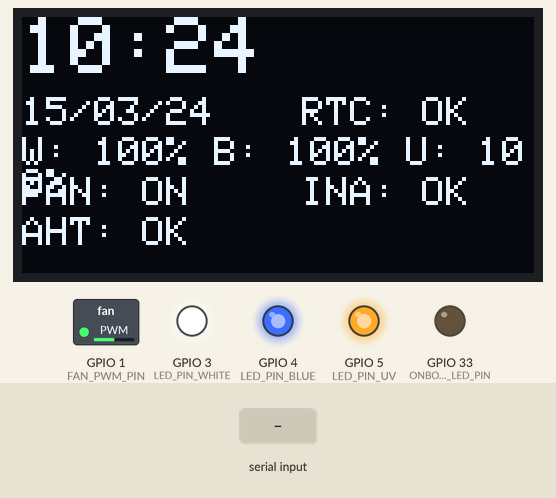
Simulated run of this program. Board: ESP32-S2. Shown: 128×64 one-colour display, switched loads named in the program (green lamp = pin HIGH), output pins drawn as LEDs (lit = HIGH). Dashed ring = blinking. The inputs (shaded band) are chosen by the test bench. The local clock reads 2024-03-15 10:24:30 at power-on unless the program sets it; what the program prints to the serial monitor is not drawn.

Above: at 6.2 s.
6.3 s: "SETTIME\n" received over Serial
7.8 s: "HELP\n" received over Serial
At 31.7 s:
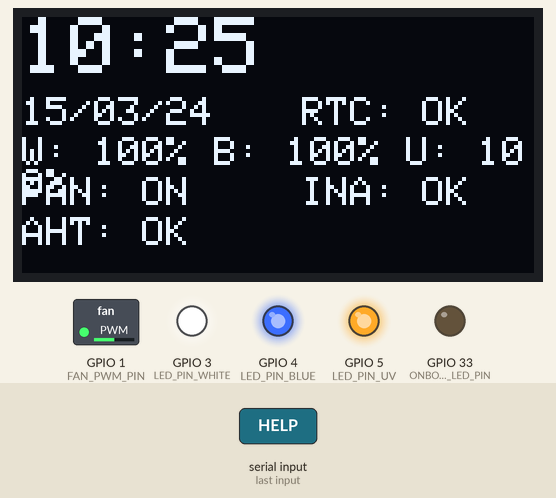
At 60.12 s:
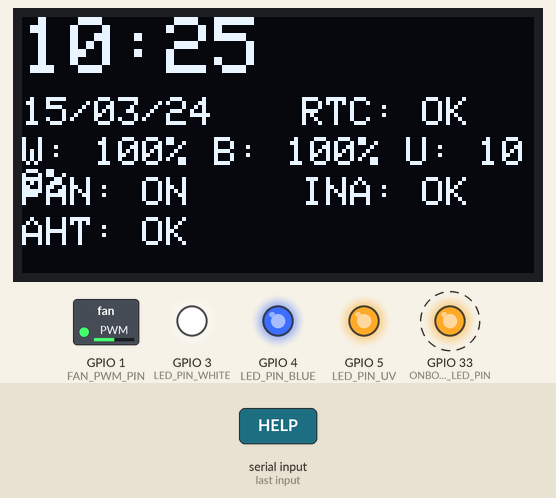
Timing chart, 0 to 61.5 s (numbered marks = the images above; inputs shaded):
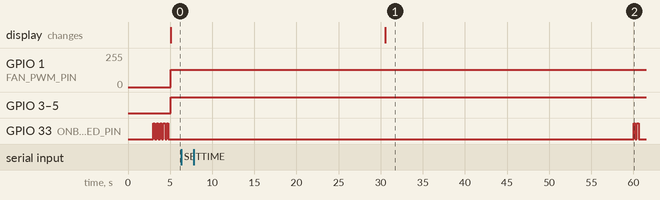

The program:

main.cpp
```cpp
#include <Arduino.h>
#include <RTClib.h>
#include "HardwareManager.h"
#include "Scheduler.h"
#include "config.h"

// --- Global Objects ---
HardwareManager hw;
Scheduler scheduler;
unsigned long lastHeartbeatTime = 0;

// --- Helper: Parsing Time Command ---
void setTimeFromSerial(const char* timeStr) {
    // Format yang diharapkan: SETTIME <HH> <MM> <SS> <DD> <MM> <YY>
    uint8_t H, M, S, D, Mo, Y;

    if (sscanf(timeStr, "%hhu %hhu %hhu %hhu %hhu %hhu",
        &H, &M, &S, &D, &Mo, &Y) == 6) {

        DateTime newTime(Y + 2000, Mo, D, H, M, S);
        hw.setRTCTime(newTime);
    } else {
        Serial.println("ERROR: Format SETTIME salah. Gunakan: SETTIME HH MM SS DD MM YY");
    }
}

// --- Serial Command Handler ---
void handleSerialCommands() {
    if (Serial.available()) {
        String input = Serial.readStringUntil('\n');
        input.trim();
        input.toUpperCase();

        if (input.startsWith("SETTIME")) {
            // SETTIME 10 30 00 25 12 24 (Jam 10:30:00, 25 Des 2024)
            setTimeFromSerial(input.substring(7).c_str());
        } else if (input.startsWith("HELP")) {
            Serial.println("--- COMMANDS ---");
            Serial.println("SETTIME HH MM SS DD MM YY: Set RTC Time & Date.");
            Serial.println("HELP: Tampilkan daftar perintah.");
        }
    }
}

// --- Arduino Core ---
void setup() {
    Serial.begin(115200);
    delay(3000); // Tunggu serial siap

    // Onboard LED as status indicator
    pinMode(ONBOARD_LED_PIN, OUTPUT);
    digitalWrite(ONBOARD_LED_PIN, LOW);

    // Boot Blink 5x
    for(int i = 0; i < 5; i++) {
        digitalWrite(ONBOARD_LED_PIN, HIGH);
        delay(200);
        digitalWrite(ONBOARD_LED_PIN, LOW);
        delay(200);
    }

    hw.begin();
    scheduler.begin();
    hw.printBootSummary();
}

void loop() {
    yield();
    handleSerialCommands();

    // Heartbeat Logic (2x Blink setiap 1 menit)
    if (millis() - lastHeartbeatTime >= HEARTBEAT_INTERVAL) {
        digitalWrite(ONBOARD_LED_PIN, HIGH);
        delay(200);
        digitalWrite(ONBOARD_LED_PIN, LOW);
        delay(200);
        digitalWrite(ONBOARD_LED_PIN, HIGH);
        delay(200);
        digitalWrite(ONBOARD_LED_PIN, LOW);
        lastHeartbeatTime = millis();
    }

    DateTime now = hw.getRTCTime();
    scheduler.run(now.hour(), now.minute());

    uint8_t currentBrightness[NUM_LED_CHANNELS];
    bool isLEDsOn = false;

    for(int i = 0; i < NUM_LED_CHANNELS; i++) {
        uint8_t brightness = scheduler.getBrightness(i);
        hw.setChannelBrightness(i, brightness);
        currentBrightness[i] = brightness;

        if(brightness > 0) isLEDsOn = true;
    }

    hw.run(currentBrightness, isLEDsOn);
    delay(100);
}
```

HardwareManager.cpp
```cpp
#include "HardwareManager.h"

#include <esp32-hal-ledc.h>
#include <Adafruit_SH110X.h> // FIX V60: Ganti SSD1306/U8g2

// --- I2C/Driver Objects ---
// FIX V60: Ganti deklarasi SSD1306 ke SH1106G
// I2C OLED (128x64)
Adafruit_SH1106G display(128, 64, &Wire, -1);

// RTC
RTC_DS3231 rtc;

// --- Constructor ---
HardwareManager::HardwareManager()
    : isRTCReady(false), isOLEDReady(false), isINA226Ready(false), isAHT20Ready(false) {}

// --- I2C Ping (Check for Device Existence) ---
bool HardwareManager::isI2CPing(uint8_t address) {
    // FIX V54: Menggunakan Wire.beginTransmission untuk verifikasi fisik
    Wire.beginTransmission(address);
    return Wire.endTransmission() == 0;
}

// --- Initialization ---
void HardwareManager::begin() {
    Wire.begin(I2C_SDA_PIN, I2C_SCL_PIN);

    // 1. OLED (SH1106)
    isOLEDReady = isI2CPing(OLED_ADDR);
    if (isOLEDReady) {
        initOLED();
        display.print("SH1106 Ready!");
        display.display();
    }

    // 2. RTC
    isRTCReady = isI2CPing(RTC_ADDR) && rtc.begin();

    // 3. INA226 (Placeholder, cek ping saja)
    isINA226Ready = isI2CPing(INA_ADDR);

    // 4. AHT20 (Placeholder, cek ping saja)
    isAHT20Ready = isI2CPing(AHT_ADDR);

    initPWM();
    initFanPWM();
}

void HardwareManager::initOLED() {
    // FIX V60: Ubah begin() untuk SH110X. OLED_RESET = -1 (tidak ada pin reset)
    if (display.begin(OLED_ADDR, true)) { // begin(address, reset=true)
        display.clearDisplay();
        display.setTextSize(1);
        display.setTextColor(SH110X_WHITE); // FIX V60: Ganti SSD1306_WHITE
        display.setCursor(0, 0);
    } else {
        isOLEDReady = false;
        Serial.println("OLED Init FAILED!");
    }
}

void HardwareManager::initPWM() {
    // PWM Channels (White, Blue, UV)
    ledcSetup(LEDC_CHANNEL_WHITE, PWM_FREQUENCY, PWM_RESOLUTION);
    ledcAttachPin(LED_PIN_WHITE, LEDC_CHANNEL_WHITE);

    ledcSetup(LEDC_CHANNEL_BLUE, PWM_FREQUENCY, PWM_RESOLUTION);
    ledcAttachPin(LED_PIN_BLUE, LEDC_CHANNEL_BLUE);

    ledcSetup(LEDC_CHANNEL_UV, PWM_FREQUENCY, PWM_RESOLUTION);
    ledcAttachPin(LED_PIN_UV, LEDC_CHANNEL_UV);
}

void HardwareManager::initFanPWM() {
    // Fan PWM setup (placeholder - bisa disempurnakan)
    ledcSetup(3, 25000, 8); // Channel 3, 25kHz, 8-bit
    ledcAttachPin(FAN_PWM_PIN, 3);
    ledcWrite(3, 0); // Fan OFF
}

// --- Runtime Functions ---
void HardwareManager::run(const uint8_t currentBrightness[], bool isLEDsOn) {
    static unsigned long lastOLEDUpdate = 0;

    if (millis() - lastOLEDUpdate >= OLED_UPDATE_INTERVAL) {
        updateOLEDDisplay(currentBrightness, isLEDsOn);
        lastOLEDUpdate = millis();
    }

    // Fan Logic (Contoh: ON jika total brightness > 50%)
    uint16_t totalBrightness = 0;
    for (int i = 0; i < NUM_LED_CHANNELS; i++) {
        totalBrightness += currentBrightness[i];
    }

    // Set Fan PWM (Placeholder: 50% speed jika LED ON)
    if (isLEDsOn) {
        ledcWrite(3, 128); // 50% speed
    } else {
        ledcWrite(3, 0);   // OFF
    }
}

void HardwareManager::setChannelBrightness(uint8_t channel, uint8_t brightness) {
    // Brightness 0-100, convert to 0-255 (8-bit)
    uint8_t duty = map(brightness, 0, 100, 0, (1 << PWM_RESOLUTION) - 1);

    if (channel == 0) ledcWrite(LEDC_CHANNEL_WHITE, duty);
    else if (channel == 1) ledcWrite(LEDC_CHANNEL_BLUE, duty);
    else if (channel == 2) ledcWrite(LEDC_CHANNEL_UV, duty);
}

DateTime HardwareManager::getRTCTime() {
    if (isRTCReady) {
        return rtc.now();
    }
    // Jika RTC Gagal, kembalikan waktu default (1 Jan 2000)
    return DateTime(2000, 1, 1, 0, 0, 0);
}

void HardwareManager::setRTCTime(const DateTime& dt) {
    if (isRTCReady) {
        rtc.adjust(dt);
        Serial.printf("RTC Adjusted to: %02d:%02d:%02d %02d/%02d/%02d\n",
            dt.hour(), dt.minute(), dt.second(), dt.day(), dt.month(), dt.year() % 100);
    }
}

void HardwareManager::updateOLEDDisplay(const uint8_t currentBrightness[], bool isLEDsOn) {
    if (!isOLEDReady) return;

    DateTime now = getRTCTime();

    display.clearDisplay();
    display.setCursor(0, 0);

    // Baris 1: Waktu
    display.setTextSize(2);
    display.printf("%02d:%02d", now.hour(), now.minute());

    // Baris 2: Tanggal & Status
    display.setTextSize(1);
    display.setCursor(0, 20);
    display.printf("%02d/%02d/%02d", now.day(), now.month(), now.year() % 100);

    // Status RTC
    display.setCursor(70, 20);
    display.print(isRTCReady ? "RTC: OK" : "RTC: FAIL");

    // Baris 3: Status Brightness
    display.setCursor(0, 30);
    display.printf("W: %d%% B: %d%% U: %d%%",
        currentBrightness[0], currentBrightness[1], currentBrightness[2]);

    // Status FAN dan INA/AHT
    display.setCursor(0, 40);
    display.printf("FAN: %s", isLEDsOn ? "ON" : "OFF");
    display.setCursor(70, 40);
    display.print(isINA226Ready ? "INA: OK" : "INA: FAIL");

    display.setCursor(0, 50);
    display.print(isAHT20Ready ? "AHT: OK" : "AHT: FAIL");

    display.display();
}

void HardwareManager::printBootSummary() {
    Serial.println("\n--- HARDWARE SUMMARY ---");
    Serial.printf("OLED (SH1106): %s\n", isOLEDReady ? "Ready" : "Failed");
    Serial.printf("RTC (DS3231): %s\n", isRTCReady ? "Ready" : "Failed");
    Serial.printf("Current Sensor (INA226): %s\n", isINA226Ready ? "Ready" : "Failed");
    Serial.printf("Temp/Humid (AHT20): %s\n", isAHT20Ready ? "Ready" : "Failed");
    Serial.println("------------------------");
}
```

HardwareManager.h
```cpp
#ifndef HARDWAREMANAGER_H
#define HARDWAREMANAGER_H

#include <Wire.h>
#include <RTClib.h>
#include <Adafruit_SH110X.h> // FIX V60: Ganti SSD1306/U8g2
#include <Adafruit_GFX.h>
#include "config.h"

// --- Public Display Object (SH1106G) ---
extern Adafruit_SH1106G display;

// --- HardwareManager Class ---
class HardwareManager {
public:
    HardwareManager();
    void begin();
    void run(const uint8_t currentBrightness[], bool isLEDsOn);
    void setChannelBrightness(uint8_t channel, uint8_t brightness);
    DateTime getRTCTime();
    void setRTCTime(const DateTime& dt);
    void printBootSummary();

private:
    bool isRTCReady;
    bool isOLEDReady;
    bool isINA226Ready;
    bool isAHT20Ready;
    bool isI2CPing(uint8_t address);
    void initOLED();
    void initPWM();
    void initFanPWM();
    void updateOLEDDisplay(const uint8_t currentBrightness[], bool isLEDsOn);
};

#endif // HARDWAREMANAGER_H
```

Scheduler.cpp
```cpp
#include "Scheduler.h"
#include <Arduino.h>

Scheduler::Scheduler() {
    // Inisialisasi Kecerahan Puncak
    peakBrightness[0] = PEAK_BRIGHTNESS_WHITE;
    peakBrightness[1] = PEAK_BRIGHTNESS_BLUE;
    peakBrightness[2] = PEAK_BRIGHTNESS_UV;

    // Inisialisasi Kecerahan Saat Ini
    for(int i = 0; i < NUM_LED_CHANNELS; i++) {
        currentBrightness[i] = 0;
    }
}

void Scheduler::begin() {
    // Tidak ada yang dilakukan saat ini
}

// Fungsi Cubic Bezier untuk transisi yang mulus (smooth)
float Scheduler::cubicBezier(float t) {
    // Kontrol point: P0=(0,0), P1=(0.42, 0.0), P2=(0.58, 1.0), P3=(1,1)
    // Formula: (1-t)^3 * P0 + 3*(1-t)^2*t * P1 + 3*(1-t)*t^2 * P2 + t^3 * P3
    // Karena P0=(0,0) dan P3=(1,1):
    return 3.0f * pow(1.0f - t, 2) * t * 0.42f + 3.0f * (1.0f - t) * pow(t, 2) * 0.58f + pow(t, 3);
}

void Scheduler::calculateAutoBrightness(int currentTimeMinutes) {
    // Waktu dalam menit dari 00:00
    const int scheduleOn = SCHED_ON_HOUR * 60 + SCHED_ON_MINUTE;
    const int schedulePeakStart = SCHED_PEAK_START_HOUR * 60 + SCHED_PEAK_START_MINUTE;
    const int schedulePeakEnd = SCHED_PEAK_END_HOUR * 60 + SCHED_PEAK_END_MINUTE;
    const int scheduleOff = SCHED_OFF_HOUR * 60 + SCHED_OFF_MINUTE;

    for(int i = 0; i < NUM_LED_CHANNELS; i++) {
        float brightness = 0.0f;

        if (currentTimeMinutes < scheduleOn || currentTimeMinutes >= scheduleOff) {
            // OFF period
            brightness = 0.0f;
        } else if (currentTimeMinutes >= schedulePeakStart && currentTimeMinutes < schedulePeakEnd) {
            // PEAK period
            brightness = (float)peakBrightness[i];
        } else if (currentTimeMinutes >= scheduleOn && currentTimeMinutes < schedulePeakStart) {
            // RAMP UP (Sunrise)
            float duration = (float)(schedulePeakStart - scheduleOn);
            float progress = (float)(currentTimeMinutes - scheduleOn) / duration;
            brightness = cubicBezier(progress) * peakBrightness[i];
        } else if (currentTimeMinutes >= schedulePeakEnd && currentTimeMinutes < scheduleOff) {
            // RAMP DOWN (Sunset)
            float duration = (float)(scheduleOff - schedulePeakEnd);
            float progress = (float)(currentTimeMinutes - schedulePeakEnd) / duration;
            brightness = (1.0f - cubicBezier(progress)) * peakBrightness[i];
        }

        // Simpan nilai brightness (constrain 0-100)
        currentBrightness[i] = (uint8_t)constrain(brightness, 0, 100);
    }
}

void Scheduler::run(uint8_t currentHour, uint8_t currentMinute) {
    int currentTimeMinutes = currentHour * 60 + currentMinute;
    calculateAutoBrightness(currentTimeMinutes);
}

uint8_t Scheduler::getBrightness(uint8_t channel) {
    if(channel >= NUM_LED_CHANNELS) return 0;
    return currentBrightness[channel];
}
```

Scheduler.h
```cpp
#ifndef SCHEDULER_H
#define SCHEDULER_H

#include "config.h"
#include <Arduino.h>

class Scheduler {
public:
    Scheduler();
    void begin();
    void run(uint8_t currentHour, uint8_t currentMinute);
    uint8_t getBrightness(uint8_t channel);

private:
    uint8_t peakBrightness[NUM_LED_CHANNELS];
    uint8_t currentBrightness[NUM_LED_CHANNELS];

    float cubicBezier(float t);
    void calculateAutoBrightness(int currentTimeMinutes);
};

#endif // SCHEDULER_H
```

config.h
```cpp
#ifndef CONFIG_H
#define CONFIG_H

#include <Arduino.h>

// --- HARDWARE PIN DEFINITIONS ---
#define I2C_SDA_PIN 8
#define I2C_SCL_PIN 9
#define ONBOARD_LED_PIN 33 // S2 Mini
#define FAN_PWM_PIN 1

// --- LED CHANNEL DEFINITIONS ---
// Jumlah saluran LED yang digunakan (default 3 untuk White, Blue, UV)
#define NUM_LED_CHANNELS 3
#define PWM_FREQUENCY 5000 // 5 kHz
#define PWM_RESOLUTION 8   // 8-bit (0-255)

// Channel ke ESP32 LEDC
#define LEDC_CHANNEL_WHITE 0
#define LEDC_CHANNEL_BLUE  1
#define LEDC_CHANNEL_UV    2

// PIN Output LEDC
#define LED_PIN_WHITE 3
#define LED_PIN_BLUE  4
#define LED_PIN_UV    5

// --- I2C ADDRESSES ---
#define OLED_ADDR   0x3C
#define RTC_ADDR    0x68
#define INA_ADDR    0x40
#define AHT_ADDR    0x38

// --- SCHEDULER DEFINITIONS (in minutes) ---
// Contoh: 08:00 (8*60 = 480)
#define SCHED_ON_HOUR   8
#define SCHED_ON_MINUTE 0

// Contoh: 10:00 (10*60 = 600)
#define SCHED_PEAK_START_HOUR 10
#define SCHED_PEAK_START_MINUTE 0

// Contoh: 16:00 (16*60 = 960)
#define SCHED_PEAK_END_HOUR 16
#define SCHED_PEAK_END_MINUTE 0

// Contoh: 20:00 (20*60 = 1200)
#define SCHED_OFF_HOUR  20
#define SCHED_OFF_MINUTE 0

// Kecerahan Puncak per Saluran (0-100%)
// Urutan: White, Blue, UV
#define PEAK_BRIGHTNESS_WHITE 100
#define PEAK_BRIGHTNESS_BLUE  100
#define PEAK_BRIGHTNESS_UV    100

// --- SYSTEM DEFINITIONS ---
#define HEARTBEAT_INTERVAL 60000 // 1 menit (dalam ms)
#define OLED_UPDATE_INTERVAL 5000 // 5 detik
#define RTC_SYNC_WINDOW 10000 // Jendela 10 detik setelah boot untuk sync waktu

#endif // CONFIG_H
```

Measured:
- after the input at 6.3 s, every drawn part: stays the same
